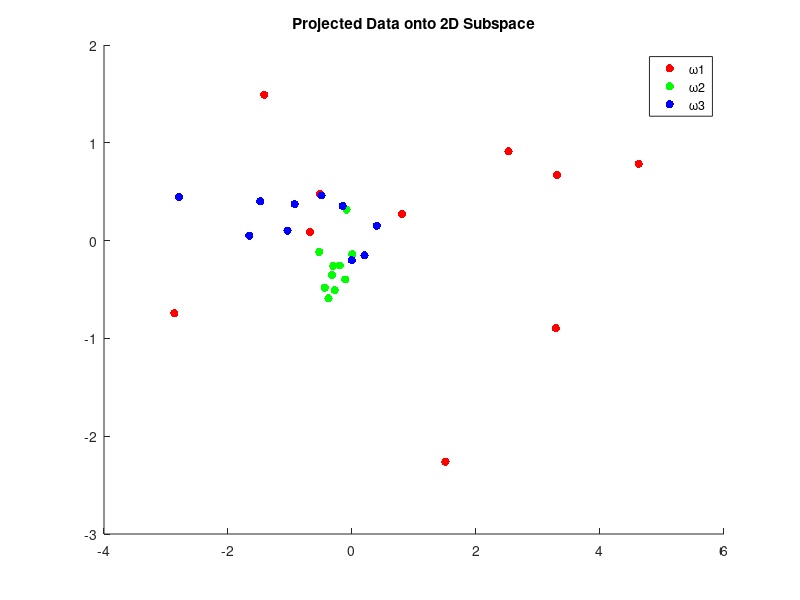

The MATLAB source for this figure:
clear ;
clc ;

data_w1 = [
    0.42 -0.2 1.3 0.39 -1.6 -0.029 -0.23 0.27 -1.9 0.87;
    -0.087 -3.3 -0.32 0.71 -5.3 0.89 1.9 -0.3 0.76 -1;
    0.58 -3.4 1.7 0.23 -0.15 -4.7 2.2 -0.87 -2.1 -2.6];
data_w2 = [
    -0.4 -0.31 0.38 -0.15 -0.35 0.17 -0.011 -0.27 -0.065 -0.12;
    0.58 0.27 0.055 0.53 0.47 0.69 0.55 0.61 0.49 0.054;
    0.089 -0.04 -0.035 0.011 0.034 0.1 -0.18 0.12 0.0012 -0.063];
data_w3 = [
    0.83 1.1 -0.44 0.047 0.28 -0.39 0.34 -0.3 1.1 0.18;
    1.6 1.6 -0.41 -0.45 0.35 -0.48 -0.079 -0.22 1.2 -0.11;
    -0.014 0.48 0.32 1.4 3.1 0.11 0.14 2.2 -0.46 -0.49];

data = zeros(3 , 10 , 3) ;
data(:,:,1) = data_w1 ;
data(:,:,2) = data_w2 ;
data(:,:,3) = data_w3 ;

% (a)
% x , mean , w
mean_vec = zeros(3 , 1 , 3) ;
for x = 1:3
    for w = 1:3
        mean_vec(x,:,w) = mean(data(x,:,w)) ;
    end
end

% disp(mean_vec)

% x , mean , w
S = zeros(3 , 3 , 3) ;
Sw = zeros(3 , 3 , 3) ;
for w = 1:3
    for j = 1:10
        dif = data(:,j,w) - mean_vec(:,1,w) ;
        S(:,:,w) = S(:,:,w) + dif * dif' ;
    end
end
% Sw = S1 + S2 + S3
Sw = S(:,:,1) + S(:,:,2) + S(:,:,3) ;
% SB = (ci - overall_mean)(ci - overall_meean)'
overall_mean = zeros(3 , 1) ;
for x = 1:3
    overall_mean(x,1) = mean(data(x,:)) ;
end
SB = zeros(3 , 3) ;
for w = 1:3
    dif = mean_vec(:,1,w) - overall_mean ;
    SB = SB + 10 * dif * dif' ;
end

% (b)
% Sw^(-1) * SB
[eigenvectors, eigenvalues] = eig(Sw^(-1) * SB);
[eigenvalues_sorted, idx] = sort(diag(eigenvalues), 'descend');
principal_eigenvectors = eigenvectors(:, idx(1:2)); % Top 2 eigenvectors

% (c)
% ak = e'(xk - m)
a = zeros(2 , 10 , 3) ;
for e = 1:2
    eigenvector = principal_eigenvectors(:,e) ;
    for i = 1:10
        for w = 1:3
            a(e,i,w) = eigenvector' * (data(:,i,w) - overall_mean);
        end
    end
end

% Plot projected data
figure;
scatter(a(1,:,1), a(2,:,1), 'r', 'filled'); 
hold on ;
scatter(a(1,:,2), a(2,:,2), 'g', 'filled');
hold on ;
scatter(a(1,:,3), a(2,:,3), 'b', 'filled');
hold on ;
title('Projected Data onto 2D Subspace');
legend({'ω1', 'ω2', 'ω3'});